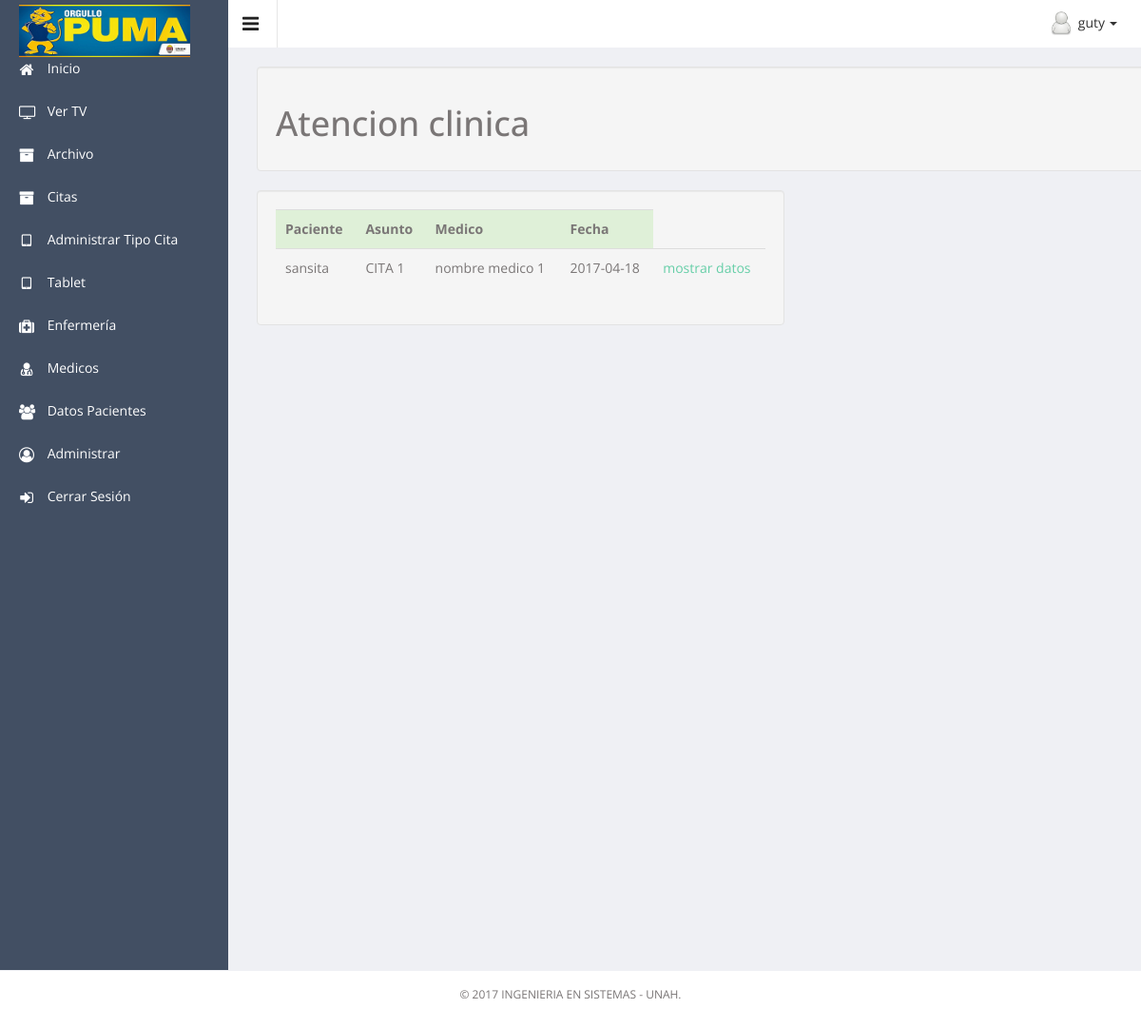
Before: /system.php?page=vista (signed in) with the older database file.
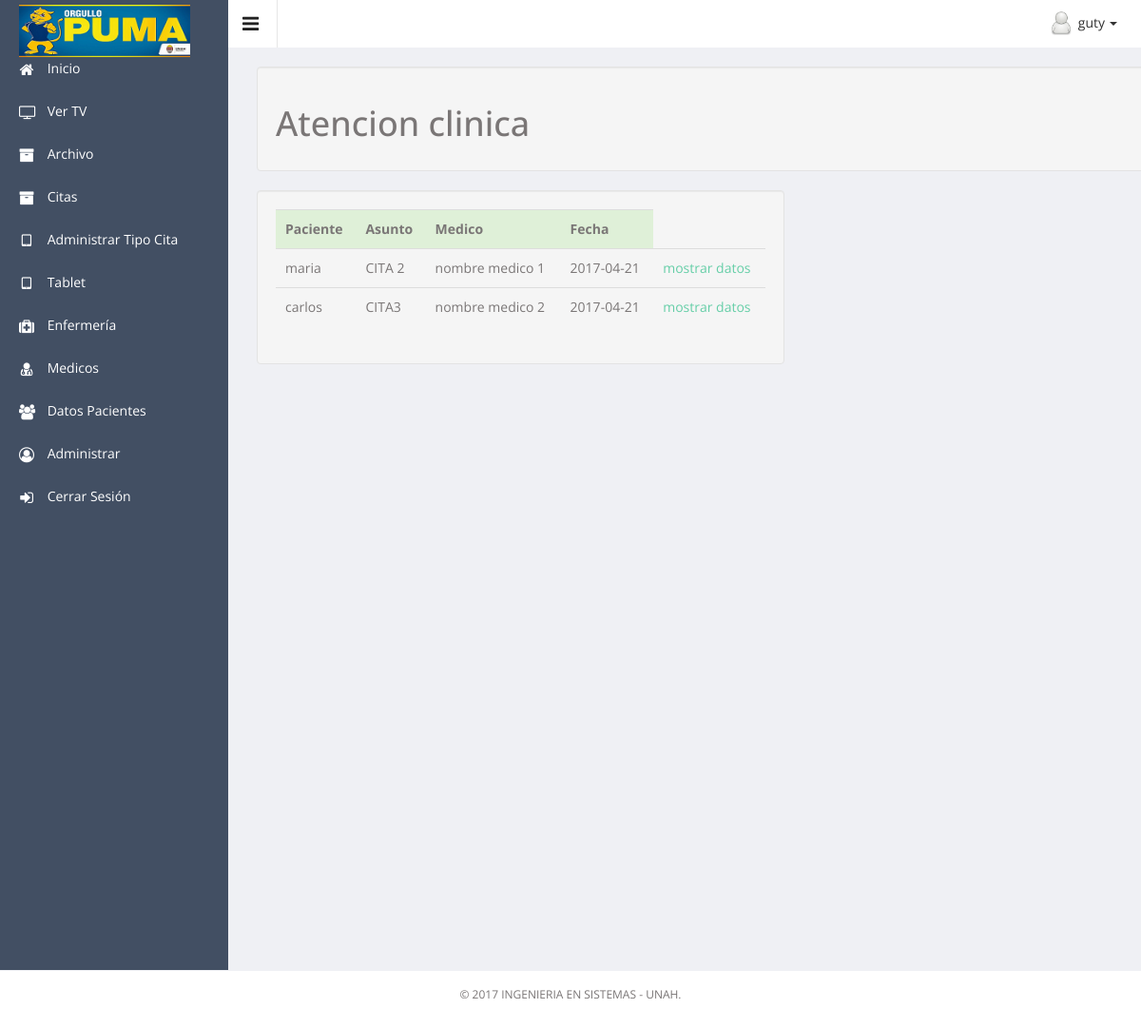
After: the same page with the newer database file.
### tables this page shows
CREATE TABLE `tbl_pacientes` (
  `nro_cuenta` varchar(15) NOT NULL,
  `nombres` varchar(100) NOT NULL,
  `apellidos` varchar(100) NOT NULL,
  `fecha_nacimiento` date NOT NULL,
  `telefono` varchar(15) NOT NULL,
  `genero` varchar(1) NOT NULL,
  `id_carrera` int(8) NOT NULL,
  `estado` int(1) NOT NULL
);

CREATE TABLE `tbl_tipo_citas` (
  `id_tipo_cita` int(2) NOT NULL,
  `nombre_cita` varchar(50) NOT NULL
);

CREATE TABLE `tbl_medicos` (
  `id_medico` int(11) NOT NULL,
  `id_tipo_medico` int(11) NOT NULL,
  `nombre_medico` varchar(100) NOT NULL,
  `genero` varchar(2) NOT NULL,
  `estado` varchar(2) NOT NULL
);

CREATE TABLE `tbl_citas` (
  `id_cita` int(11) NOT NULL,
  `id_tipo_cita` int(2) NOT NULL,
  `nro_cuenta` varchar(15) NOT NULL,
  `fecha` date NOT NULL,
  `estado` int(2) NOT NULL,
  `id_medico` int(8) NOT NULL
);

### model/Conexion.php (called while the page is built, shortened)
<?php
abstract class Config {
	protected $server = '127.0.0.1';
	protected $dataBase = 'db_clinica3';
	protected $user = 'root';
	protected $pass = '';
	protected function getServer() {
		return $this->server;
	}
	protected function getDataBase() {
		return $this->dataBase;
	}
	protected function getUser() {
		return $this->user;
	}
	protected function getPass() {
		return $this->pass;
	}
}
class Conexion extends Config {
	private $link;
	public function connect() {
		$this->link = mysqli_connect(parent::getServer(), parent::getUser(), parent::getPass());
	}
	public function executeQuery($commandQuery) {
		$result = mysqli_query ( $this->link, $commandQuery );
		if (mysqli_errno ( $this->link )) {
			$error = "Error:" . mysqli_error ( $this->link );
			return $error;
		} else {
			return $result;
		}
	}
	public function getRecords($result) {
		return mysqli_fetch_assoc ( $result );
	}
}
?>

### model/Medico.php (called while the page is built, shortened)
<?php
class Medico{
	public function citaMedica($link) {
		return $link->executeQuery(sprintf("SELECT A.nombres , D.nombre_cita , C.nombre_medico , B.fecha ,							B.id_cita
									FROM tbl_pacientes A
									INNER JOIN tbl_citas B
									ON(A.nro_cuenta = B.nro_cuenta)
									INNER JOIN tbl_medicos C
									ON(B.id_medico = C.id_medico)
									INNER JOIN tbl_tipo_citas D
									ON(B.id_tipo_cita = D.id_tipo_cita) WHERE B.estado = %d",1 ));
	}
}
?>

### pages/vista_medico.php (the view, shortened to what this page needs)
<?php
include("model/Medico.php");
$conexion = new Conexion();
$medico = new Medico();
$resultC = $medico->citaMedica($conexion);
?>
<div class="container">
  <div class="row">
    <div class="col-md-10">
    <div class="well">
      <h1>Atencion clinica</h1>
    </div>
    </div>
  </div>
</div>
<div class="container">
  <div class="row">
    <div class="col-md-6">
    <div class="well">
      <table class="table table-hover">
        <tr class="success">
          <th>Paciente</th>
          <th>Asunto</th>
          <th>Medico</th>
          <th>Fecha</th>
        </tr>
      <?php while ($rowCitas = $conexion->getRecords($resultC)) {  ?>
        <tr>
          <td><?php echo $rowCitas['nombres']; ?></td>
          <td><?php echo $rowCitas['nombre_cita']; ?></td>
          <td><?php echo $rowCitas['nombre_medico']; ?></td>
          <td><?php echo $rowCitas['fecha'] ?></td>
          <td><a href="system.php?page=vista&id_cita=<?php echo $rowCitas['id_cita']; ?>">mostrar datos</a></td>
        </tr>
     <?php } ?>
      </table>
      </div>
    </div>
  </div>
</div>

### system.php (shortened to what this page needs)
<?php
include('model/Conexion.php');
include('menu.php');
?>
<!DOCTYPE html>
<html lang="en">
<head>
  <?php echo css(); ?>
</head>
<body class="sticky-header">
<section>
<?php echo menu(); ?>
<div class="main-content" >
  <?php echo Encabezado(); ?>
	<div class="container">
		<div class="row">
			<div class="col-lg-12">
		        <?php
				if (isset ( $_GET ["page"] ) && isset ( $_SESSION ['id'] )) {
					if ($_GET ["page"] == "enfermeria")
						include_once ("pages/formEnfermeria.php");
					else if ($_GET ["page"] == "tv")
						include_once ("tv.php");
					else if ($_GET ["page"] == "dashboard")
						include_once ("pages/dashboard.php");
					else if ($_GET ["page"] == "menu_administrador")
						include_once ("menu/menu_administrador.php");
					else if ($_GET ["page"] == "listar_usuarios")
						include_once ("pages/listar_usuarios.php");
					else if ($_GET ["page"] == "paciente")
						include_once ("pages/listar_paciente.php");
					else if ($_GET ["page"] == "listar_carrera")
						include_once ("pages/listar_carrera.php");
					else if ($_GET ["page"] == "listar_facultades")
						include_once ("pages/listar_facultades.php");
					else if ($_GET ["page"] == "listar_medicos")
						include_once ("pages/listar_medicos.php");
					else if ($_GET ["page"] == "listar_tipos_usuario")
						include_once ("pages/listar_tipos_usuario.php");
					else if ($_GET ["page"] == "insertar_usuario")
						include_once ("pages/insertar_usuario.php");
					else if ($_GET ["page"] == "insertar_tipo_usuario")
						include_once ("pages/insertar_tipo_usuario.php");
					else if ($_GET ["page"] == "insertar")
						include_once ("pages/insertar_paciente.php");
					else if ($_GET ["page"] == "insertar_carrera")
						include_once ("pages/insertar_carrera.php");
					else if ($_GET ["page"] == "insertar_facultad")
						include_once ("pages/insertar_facultad.php");
					else if ($_GET ["page"] == "editar_usuario")
						include_once ("pages/editar_usuario.php");
					else if ($_GET ["page"] == "editar_tipos_usuario")
						include_once ("pages/editar_tipos_usuario.php");
					else if ($_GET ["page"] == "editar_carrera")
						include_once ("pages/editar_carrera.php");
					else if ($_GET ["page"] == "editar_pass_usuario")
						include_once ("pages/editar_pass_usuario.php");
					else if ($_GET ["page"] == "editar_facultad")
						include_once ("pages/editar_facultad.php");
					else if ($_GET ["page"] == "eliminar_usuario")
						include_once ("pages/eliminar_usuario.php");
					else if ($_GET ["page"] == "eliminar_carrera")
						include_once ("pages/eliminar_carrera.php");
					else if ($_GET ["page"] == "eliminar_facultad")
						include_once ("pages/eliminar_facultad.php");
					else if ($_GET ["page"] == "eliminar_tipo_usuario")
						include_once ("pages/eliminar_tipo_usuario.php");
					else if ($_GET ["page"] == "medico")
						include_once ("pages/insertar_medico.php");
					else if ($_GET ["page"] == "tipo")
						include_once ("pages/insertar_tipo_medico.php");
					else if ($_GET ["page"] == "vista")
						include_once ("pages/vista_medico.php");
				} else {
					header ( "Location: index.php" );
				}
				?>
			</div>
		</div>
	</div>
</section>
<footer class="footer">
	<center><p>&copy; 2017 INGENIERIA EN SISTEMAS - UNAH.</p></center>
</footer>
</body>
</html>

### menu.php (shortened to what this page needs)
<?php
 function css(){
 	return '<link href="css/style.css" rel="stylesheet">'.
  			'<link href="css/style-responsive.css" rel="stylesheet">'.
  			'<link href="fonts/css/font-awesome.min.css" rel="stylesheet" type="text/css">';
 }
function menu(){
	return ''.
		    '<div class="sticky-left-side left-side">'.
		        ''.
		        '<div class="logo">'.
		          '  <a href="index.php"><img class="img-responsive" src="images/logo.png" alt=""></a>'.
		        '</div>'.
		        '<div class="logo-icon text-center">'.
		            '<a href="index.php"><img class="img-responsive" src="images/logo_icon.png" alt=""></a>'.
		        '</div>'.
		        ''.
		        '<div class="left-side-inner">'.
		            ''.
		            '<ul class="nav nav-pills nav-stacked custom-nav">'.
		                '<li><a href="system.php?page=dashboard"><i class="fa fa-home"></i> <span>Inicio</span></a>'.
		                '</li>'.
		                '<li><a href="pages/tv.php"><i class="fa fa-television"></i> <span> Ver TV</span></a></li>'.
		                '<li><a href="system.php?page=paciente"><i class="fa fa-archive"></i> <span>Archivo</span></a></li>'.
		                '<li><a href="system.php?page=insertar_cita"><i class="fa fa-archive"></i> <span>Citas</span></a></li>'.
		                '<li><a href="system.php?page=administrarTcita"><i class="fa fa-tablet"></i> <span>Administrar Tipo Cita</span></a></li>'.
		                '<li><a href="system.php?page=insertar"><i class="fa fa-tablet"></i> <span>Tablet</span></a></li>'.
		                '<li><a href="system.php?page=enfermeria"><i class="fa fa-medkit"></i> <span>Enfermería</span></a></li>'.
		                '<li><a href="system.php?page=listar_medicos"><i class="fa fa-user-md"></i> <span>Medicos</span></a></li>'.
		                '<li><a href="system.php?page=vista"><i class="fa fa-users"></i> <span>Datos Pacientes</span></a></li>'.
		                '<li><a href="system.php?page=listar_usuarios"><i class="fa fa-user-circle-o"></i> <span>Administrar</span></a></li>'.
		                '<li><a href="logout.php"><i class="fa fa-sign-in"></i> <span>Cerrar Sesión</span></a></li>'.
		            '</ul>'.
		            ''.
		        '</div>'.
		   ' </div>'.
		    '';
}
function Encabezado(){
	return ''.
	        '<div class="header-section">'.
	            ''.
	            '<a class="toggle-btn"><i class="fa fa-bars"></i></a>'.
	            ''.
	            ''.
	            ''.
	                ''.
	            ''.
	            ''.
	            ''.
	            '<div class="menu-right">'.
	                '<ul class="notification-menu">'.
	                    '<li>'.
	                        '<a href="#" class="btn btn-default dropdown-toggle" data-toggle="dropdown">'.
	                            '<img src="images/photos/user-avatar.png" alt="" />'.
	                            $_SESSION['usuario'].
	                            '<span class="caret"></span>'.
	                        '</a>'.
	                        '<ul class="dropdown-menu dropdown-menu-usermenu pull-right">'.
	                            '<li><a href="#"><i class="fa fa-user"></i>  Perfil</a></li>'.
	                            '<li><a href="#"><i class="fa fa-cog"></i>  Configuracion</a></li>'.
	                            '<li><a href="logout.php"><i class="fa fa-sign-out"></i> Desconectarse</a></li>'.
	                        '</ul>'.
	                    '</li>'.
	                '</ul>'.
	            '</div>'.
	            ''.
	        '</div>'.
	        '';
}
?>

Changed rows visible on the page:
removed tbl_pacientes: nombres "sansita", tbl_tipo_citas.nombre_cita "CITA 1", tbl_medicos.nombre_medico "nombre medico 1", tbl_citas.fecha "2017-04-18"
added tbl_pacientes: nombres "maria", tbl_tipo_citas.nombre_cita "CITA 2", tbl_medicos.nombre_medico "nombre medico 1", tbl_citas.fecha "2017-04-21"
added tbl_pacientes: nombres "carlos", tbl_tipo_citas.nombre_cita "CITA3", tbl_medicos.nombre_medico "nombre medico 2", tbl_citas.fecha "2017-04-21"
